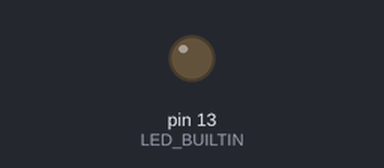
The sketch below on a simulated Arduino Nano, built with avr-gcc and run on an emulated ATmega328P. On the bench: output pins drawn as LEDs (lit = HIGH). Sleep ends after the set time or at an interrupt; what the sketch prints to the serial monitor is not drawn.

Above: at 8.1 s.
At 127.8 s:
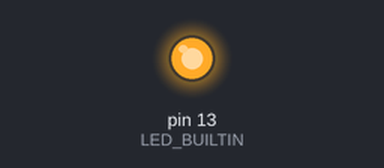
Timing chart, 0 to 129.3 s (numbered marks = the images above):
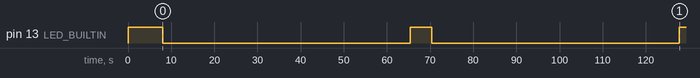

Measured:
- by itself, pin 13 (LED_BUILTIN): alternates HIGH for 5.0 s and LOW for 57.4 s

The sketch:

test_curious_info.ino
```cpp
/*
Fichier de test consommation arduino Nano Moorev-Timer-Camera
Allumage de 8secondes de la led au démarrage du programme
L'envoi du signal de déclenchement durant 5 secondes sur le pin de la gopro est simulé par l'allumage de la led interne de d'arduino Nano
*/

// Librairies utilisées
#include <avr/wdt.h>      // Librairie fournie avec l'IDE arduino (Watch Dog Timer)
#include <avr/sleep.h>    // Librairie fournie avec l'IDE arduino (Sleep)

// Variable qui mémorisera le fait qu'il y a eu une "interruption watchdog", et que le code de la routine associée a été exécuté
volatile bool routineInterruptionExecutee = false;    // Nota : on déclare cette variable en "volatile", pour pouvoir y accéder aussi bien dans le programme, que dans la partie interruption (ISR)

int cycle_left = 7; //diminution de 1 à chaque cycle pour atteindre un temps total avant chaque déclenchement de la gopro de environ 65,5 secondes

// ========================
// Initialisation programme
// ========================
void setup() {
  pinMode(LED_BUILTIN, OUTPUT);

  // Initialisation de la liaison série
  Serial.begin(9600);
  Serial.println(F("Démarrage du programme…"));
  Serial.println("");


  digitalWrite(LED_BUILTIN, HIGH);
  delay(8000);
  digitalWrite(LED_BUILTIN, LOW);

}

// =================
// Boucle principale
// =================
void loop() {

  // À chaque passage dans cette boucle, on check l'état de la variable "routineInterruptionExecutee"
  //    --> si elle est égale à FALSE, alors cela veut dire qu'aucune interruption n'a encore été déclenchée par le chien de garde
  //    --> si elle est égale à TRUE, alors cela veut dire qu'une interruption watchdog a eu lieu

  if (!routineInterruptionExecutee) {
    if (cycle_left!=0){
      cycle_left--;
      Serial.print("cycle_left :");
      Serial.println(cycle_left);
    }
    else{
      declenchementGoPro();                   // Allumage de la LED embarquée sur l'Arduino, pendant 3 secondes
      cycle_left = 6;                         //Réinitialisation du compteur
    }

    activationDuWatchdog();                         // Configuration du Watch Dog Timer (WDT), pour qu'il produise une interruption au bout de 8 secondes
    miseEnSommeilDuMicrocontroleur();               // Mise du µC en sommeil (il sera réveillé ultérieurement, par l'interruption du watchdog)
  } else {
    routineInterruptionExecutee = false;            // Si interruption exéctuée, on efface cette info
  }

}


// =========================================
// Routine d'interruption (liée au watchdog)
// =========================================
ISR(WDT_vect) {
  desactivationDuWatchdog();
  routineInterruptionExecutee = true;
}

// ================================
// Routine d'activation du Watchdog
// ================================
void activationDuWatchdog() {

  __asm__ __volatile__ ("wdr");

  WDTCSR = (1 << WDCE) | (1 << WDE);          // Déverrouille les bits de configuration du Watchdog (procédure spécifiée par le fabricant)

  WDTCSR = 0b01100001;          // Mise à 1 du bit WDIE (autorisant les "interruptions watchdog") ainsi que les bits WDP3 et WDP0, pour une interruption toutes les 8 secondes
}

// ====================================
// Routine de désactivation du Watchdog
// ====================================
void desactivationDuWatchdog() {

  // *******************************************************************************
  //  BITS DE CONFIGURATION DU WATCHDOG
  //                           (cf. page 47 du datasheet de l'ATmega328P)
  // *******************************************************************************
  //  Bit 7 | Bit 6 | Bit 5 | Bit 4 | Bit 3 | Bit 2 | Bit 1 | Bit 0
  //  WDIF  | WDIE  | WDP3  | WDCE  |  WDE  | WDP2  | WDP1  | WDP0
  // *******************************************************************************

  WDTCSR = (1 << WDCE) | (1 << WDE);      // Déverrouille les bits de configuration du Watchdog (procédure spécifiée par le fabricant)
  WDTCSR = 0b00000000;                    // Mise à 0 des bits WDIE et WDE, pour désactiver le timer du chien de garde

}

// ==========================================
// Routine de mise en sommeil de l'ATmega328P
// ==========================================
void miseEnSommeilDuMicrocontroleur(void) {
  // Au passage, il y a 5 différents modes de mise en sommeil d'un arduino, pour économiser de l'énergie :
  //   - le mode SLEEP_MODE_IDLE (celui qui économise le moins d'énergie)
  //   - le mode SLEEP_MODE_ADC
  //   - le mode SLEEP_MODE_PWR_SAVE
  //   - le mode SLEEP_MODE_STANDBY
  //   - le mode SLEEP_MODE_PWR_DOWN (celui qui économise le plus d'énergie)

  // Ici, on active la mise en sommeil "SLEEP_MODE_PWR_DOWN"
  set_sleep_mode(SLEEP_MODE_PWR_DOWN);
  sleep_enable();

  // Et on met le µC en sommeil maintenant
  Serial.flush();         // On attend la fin de la transmission des données séries, avant de mettre le microcontrôleur en sommeil
  sleep_mode();

  // …
  // le programme va reprendre à partir d'ici, une fois le microcontrôleur réveillé par le Watchdog (et après avoir exécuté l'interruption correspondante)
  // …

  // Puise on désactive le mode sommeil, et on continue le programme
  sleep_disable();

}

// ==============================================
// Routine d'allumage de la LED embarquée arduino
// ==============================================
void declenchementGoPro(void) {
  Serial.println("-----------------------------");
  Serial.println("Allumage de la LED embarquée sur l'arduino (pendant 5 seconde)");

  digitalWrite(LED_BUILTIN, HIGH);
  delay(5000);
  digitalWrite(LED_BUILTIN, LOW);

  Serial.println("Extinction de la LED");

}
```
